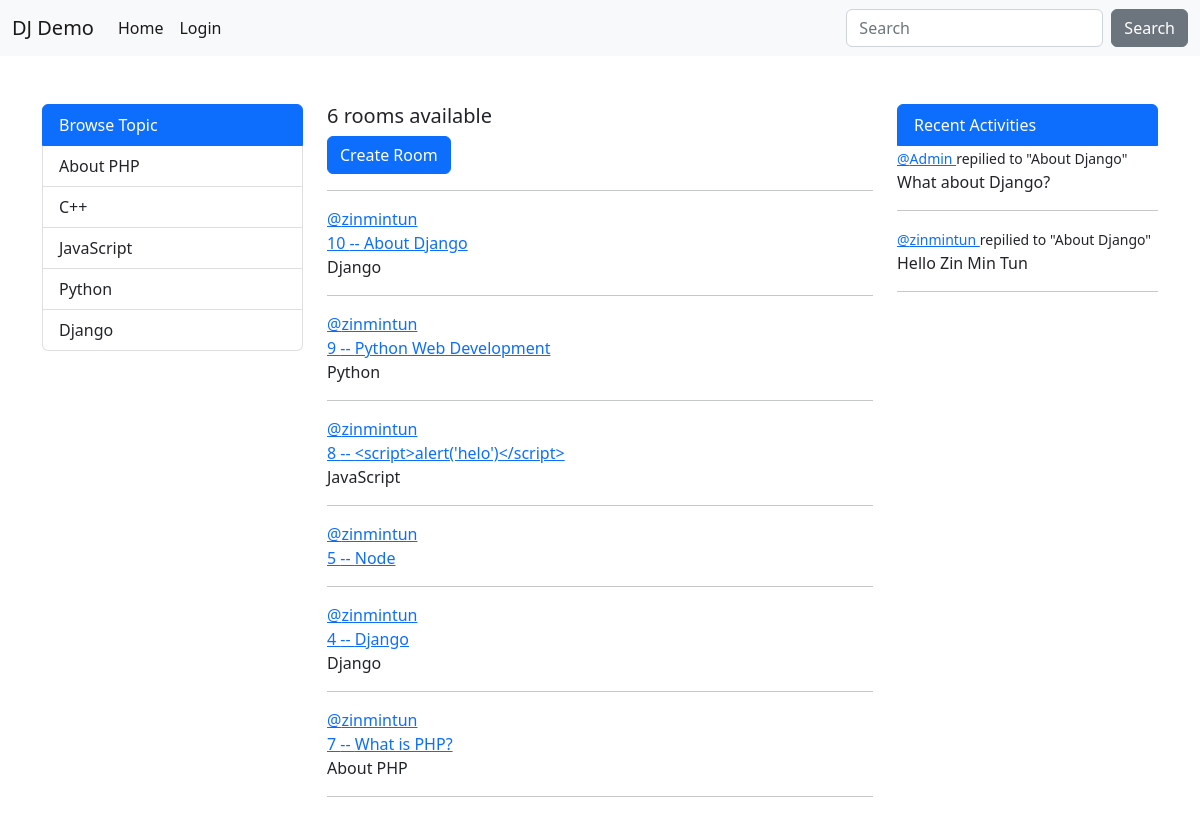
The app's page /, older data.
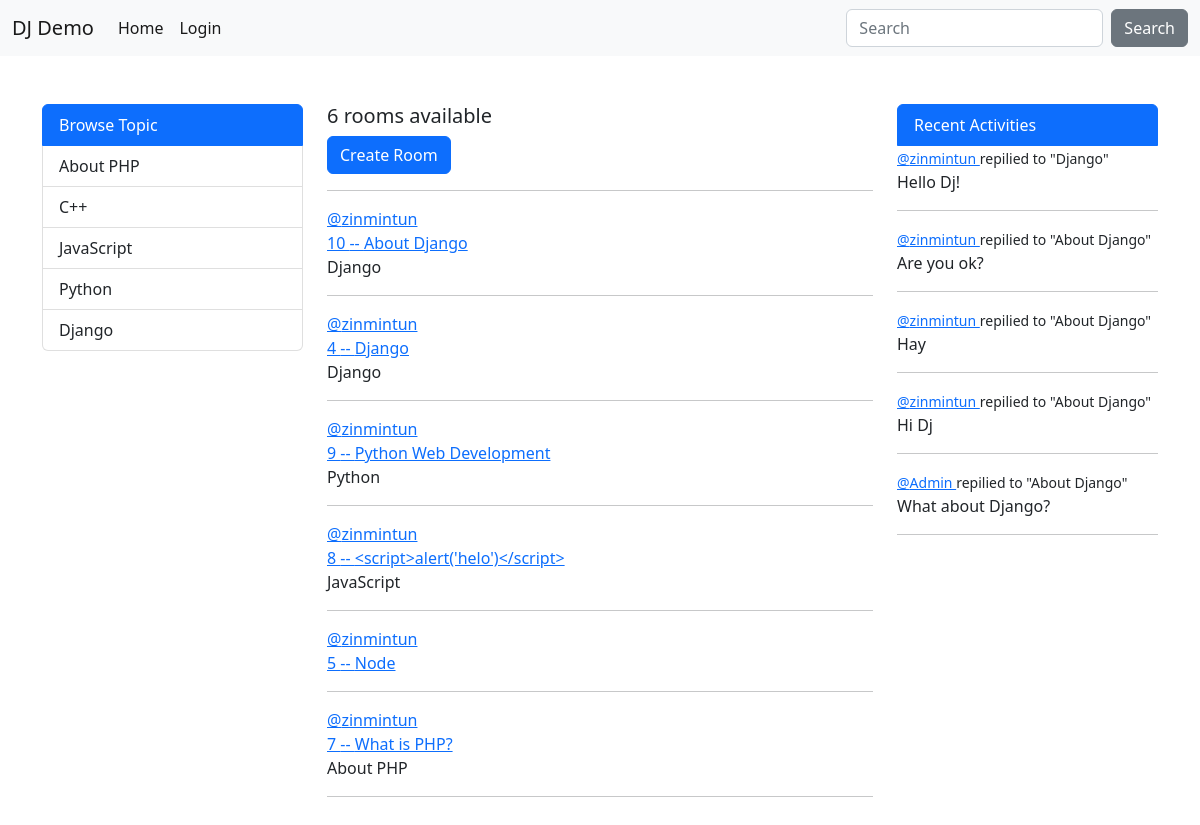
The same page, newer data.
### base/models.py (models this page shows, shortened)
class Topic(models.Model):
    name = models.CharField(max_length=200)

class Room(models.Model):
    host = models.ForeignKey(User, on_delete=models.SET_NULL, null=True)
    topic = models.ForeignKey(Topic, on_delete=models.SET_NULL, null=True)
    name = models.CharField(max_length=200)
    description = models.TextField(null=True, blank=True)
    participants = models.ManyToManyField(
        User, related_name='participants', blank=True)
    created = models.DateTimeField(auto_now_add=True)
    updated = models.DateTimeField(auto_now=True)
    class Meta:
        ordering = ['-updated', '-created']
    def __str__(self):
        return str(self.name)

class Message(models.Model):
    user = models.ForeignKey(User, on_delete=models.CASCADE)
    room = models.ForeignKey(Room, on_delete=models.CASCADE)
    body = models.TextField()
    created = models.DateTimeField(auto_now_add=True)
    updated = models.DateTimeField(auto_now=True)
    class Meta:
        ordering = ['-updated', '-created']

### base/views.py (the view)
# urls.py: path('', views.home, name="home"),
def home(request):
    q = request.GET.get('q') if request.GET.get('q') != None else ''
    rooms = Room.objects.filter(
        Q(topic__name__icontains=q) |
        Q(name__icontains=q) |
        Q(description__icontains=q)
    )
    room_count = rooms.count()
    room_messages = Message.objects.filter(Q(room__topic__name__icontains=q))
    topics = Topic.objects.all()
    context = {'rooms': rooms, 'room_count': room_count,
               'topics': topics, 'room_messages': room_messages}
    return render(request, 'base/home.html', context)

### base/templates/base/home.html
{% extends 'main.html' %}
{% block content %}
<div class="col-md-3">
    {% include 'base/topices_components.html' %}
</div>
<div class="col-md-6">
    <div>
        <h5>
            {{room_count}} rooms available
        </h5>
        <a class="btn btn-primary" href="{% url 'create_room' %}">
            Create Room
        </a>
    </div>
    <hr>
    {% include 'base/feed_components.html' %}
</div>
<div class="col-md-3">
    {% include 'base/activities_components.html' %}
</div>
{% endblock %}

### base/templates/base/topices_components.html
<div class="list-group">
    <a href="{% url 'home' %}" class="list-group-item list-group-item-action active">
        Browse Topic
    </a>
    {% for topic in topics %}
    <a href="{% url 'home' %}?q={{ topic.name }}" class="list-group-item list-group-item-action">
        {{topic.name}}
    </a>
    {% endfor %}
</div>

### base/templates/base/feed_components.html (shortened to what this page needs)
<div>
    {% for room in rooms %}
    <div>
        <div>
            <a href="{% url 'profile' room.host.id %}">
                @{{room.host.username}}
            </a>
        </div>
        <a href="{% url 'room' room.id %}">
            {{room.id}} -- {{room.name}}
        </a>
        <p>
            {{room.topic.name}}
        </p>
        <hr>
    </div>
    {% endfor %}
</div>

### base/templates/base/activities_components.html (shortened to what this page needs)
<div class="list-group">
    <a href="{% url 'home' %}" class="list-group-item list-group-item-action active">
        Recent Activities
    </a>
    {% for room_message in room_messages %}
    <div>
        <small>
            <a href="{% url 'profile' room_message.user.id %}">
                @{{room_message.user}}
            </a>
        </small>
        <small>
            repilied to "{{room_message.room}}"
        </small>
        <p>
            {{room_message.body}}
        </p>
        <hr>
    </div>
    {% endfor %}
</div>

Row changes from the older to the newer data that the page shows:
removed Message: user "zinmintun", room "About Django", body "Hello Zin Min Tun"
changed Room id 4: moves up the list
added Message: user "zinmintun", room "Django", body "Hello Dj!"
added Message: user "zinmintun", room "About Django", body "Are you ok?"
added Message: user "zinmintun", room "About Django", body "Hay"
added Message: user "zinmintun", room "About Django", body "Hi Dj"
